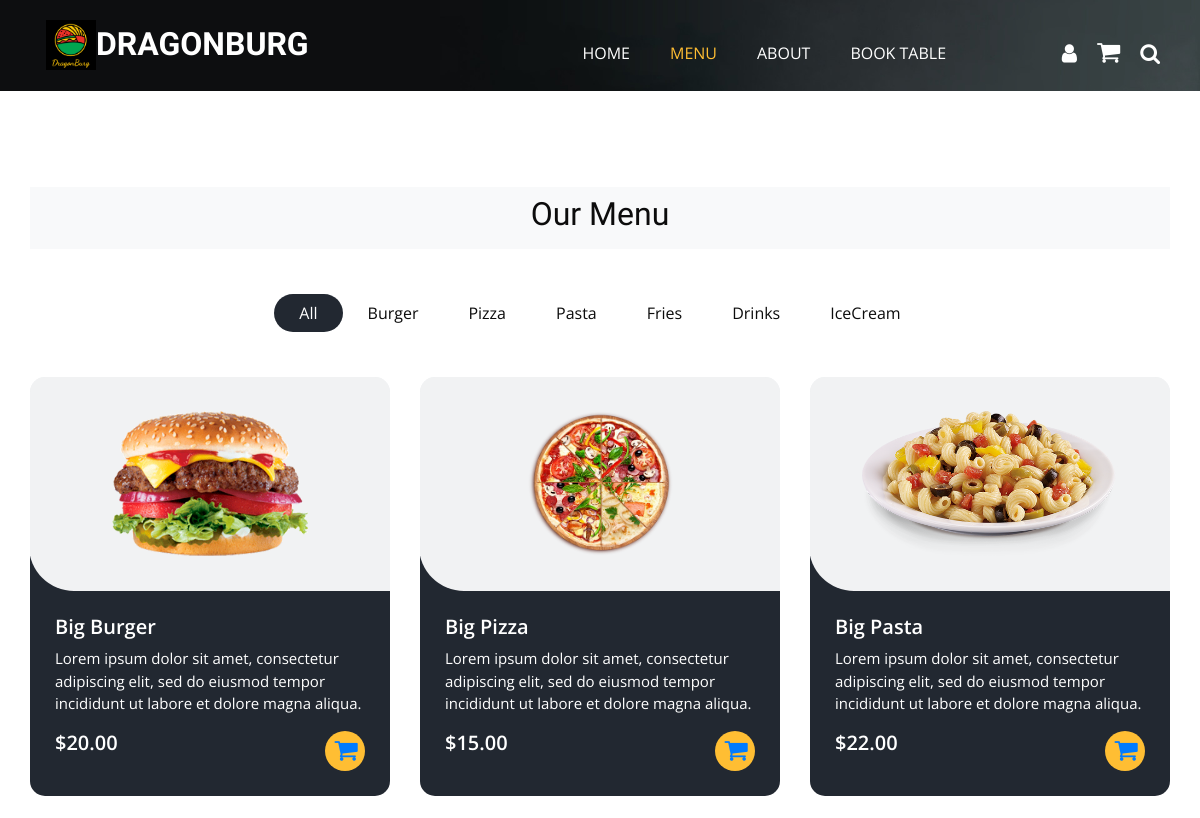
The app's page /menu/ (upper part), older data.
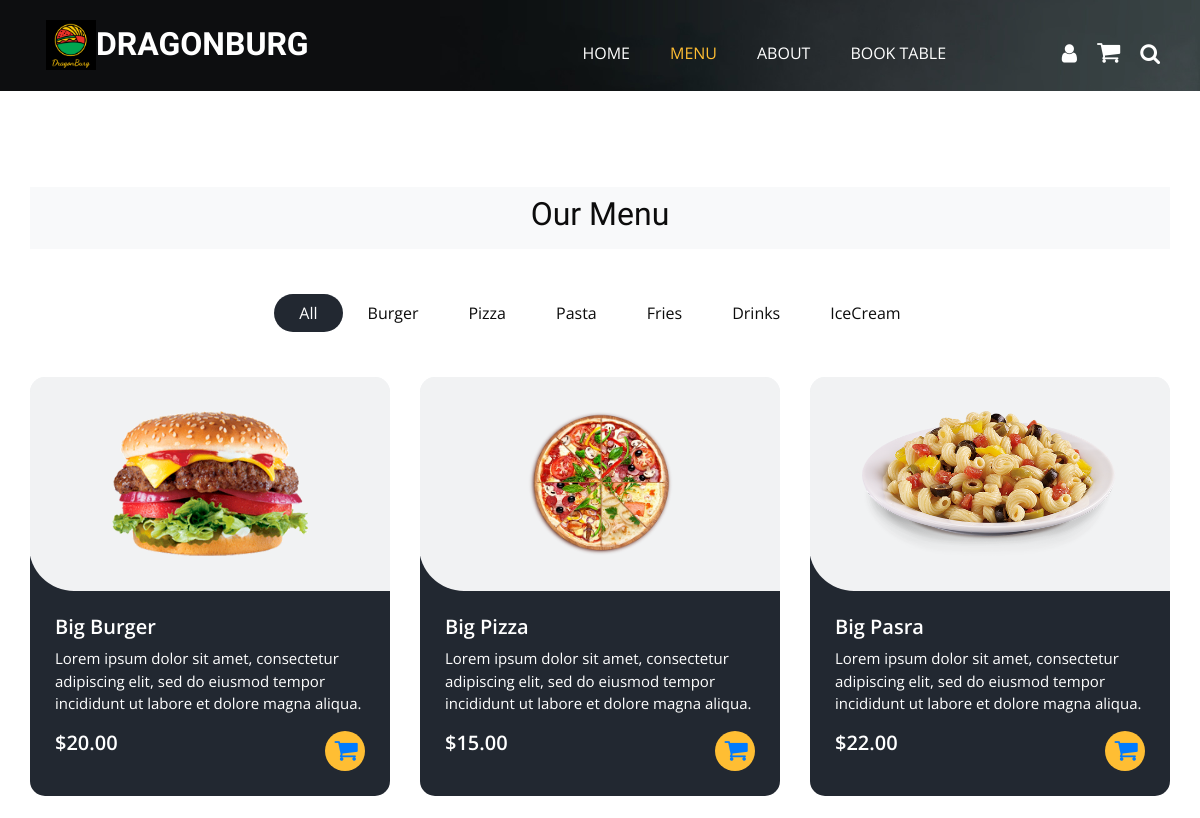
The same page, newer data.
### menu_items/models.py (models this page shows, shortened)
class Item(models.Model):
    type = models.ForeignKey(Type, on_delete=models.DO_NOTHING)
    item_name = models.CharField(max_length=200)
    item_desciption = models.TextField(blank=True)
    item_photo = models.ImageField(upload_to='photos/%Y/%m/%d', blank=True)
    price = models.DecimalField(max_digits=10, decimal_places=2)
    is_displayed = models.BooleanField(default=False)

### pages/views.py (the view)
# urls.py: path('menu/',views.menu, name='menu'),
def menu(request):
    types, items = generate_data()
    context = {
        'types': types,
        'items': items,
    }
    return render(request, 'pages/menu.html', context)

### pages/views.py (called while the page is built)
def generate_data():
    types = Type.objects.all()
    items = Item.objects.filter(is_displayed=True).all()
    for type in types:
        lowercase = type.type_name
        lowercase = lowercase.lower()
        setattr(type, 'lowercase', lowercase)
    for item in items:
        lowercase = item.type.type_name
        lowercase = lowercase.lower()
        setattr(item, 'lowercase', lowercase)
    return types,items

### templates/pages/menu.html
{% extends 'base.html' %}
{% load static %}
{%  block content  %}
  </div>
  <br><br><br><br>
  {% include 'partials/_food.html' %}
{% endblock %}

### templates/partials/_food.html (shortened to what this page needs)
{% load static %}
<section class="food_section layout_padding-bottom">
    <div class="container">
        <nav class="navbar justify-content-center navbar-expand-sm sticky-top navbar-light bg-light">
        <div style="text-align: center;">
          <h2>Our Menu</h2>
        </div>
      </nav>
      <ul class="filters_menu">
        <li class="active" data-filter="*">All</li>
        {%  for type in types  %}
        <li data-filter=".{{ type.lowercase }}">{{ type.type_name }}</li>
        {% endfor %}
      </ul>
      <div class="filters-content">
        <div class="row grid">
            {% for item in items  %}
          <div class="col-sm-6 col-lg-4 all {{ item.lowercase }}">
            <div class="box">
              <div>
                <div class="img-box">
                  <img src="{{ item.item_photo.url }}" alt="">
                </div>
                <div class="detail-box">
                  <h5>
                    {{ item.item_name }}
                  </h5>
                  <p>
                    {{  item.item_desciption  }}
                  </p>
                  <div class="options">
                    <h5>
                      ${{ item.price }}
                    </h5>
                    {% if user.is_authenticated  %}
                    <form id="myForm{{item.id}}" action="{% url 'cart' %}" method="POST">
                      {% csrf_token %}
                      <input name="itemID" value={{ item.id }} hidden>
                      <input name="itemName" value="{{ item.item_name }}" hidden>
                      <input name="itemPrice" value="{{ item.price }}" hidden>
                      <input type ="number" name="orderQty" min="1" max="10" style="width:50px; position:relative; right:80px; top:35px; padding:0px; " >
                      <a href="#" onclick="document.getElementById('myForm{{item.id}}').submit();">
                      <i class="fa" style="position:relative; top: 3px; font-size:26px;" >&#xf07a;</i><span class='badge badge-danger' style="position:relative; top: -15px;" d='lblCartCount'></span>
                      </a>
                    </form>
                    {% else %}
                    <a href="{%  url 'login' %}">
                      <i class="fa" style="font-size:25px; position:relative; right: -1px">&#xf07a;</i>
                    </a>
                    {% endif %}
                  </div>
                </div>
              </div>
            </div>
          </div>
            {% endfor %}
        </div>
      </div>
    </div>
  </section>

Row changes from the older to the newer data that the page shows:
changed Item: item_name "Big Pasta" → "Big Pasra"
